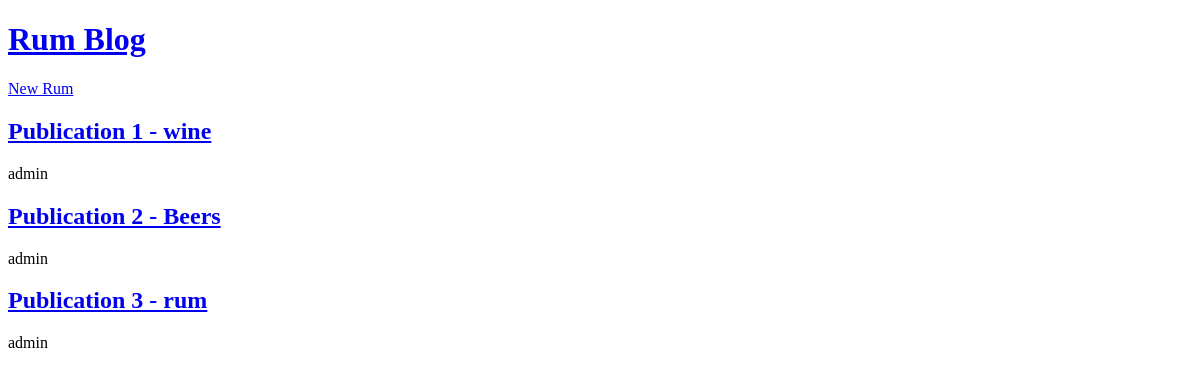
/, run on an earlier commit of the app's database.
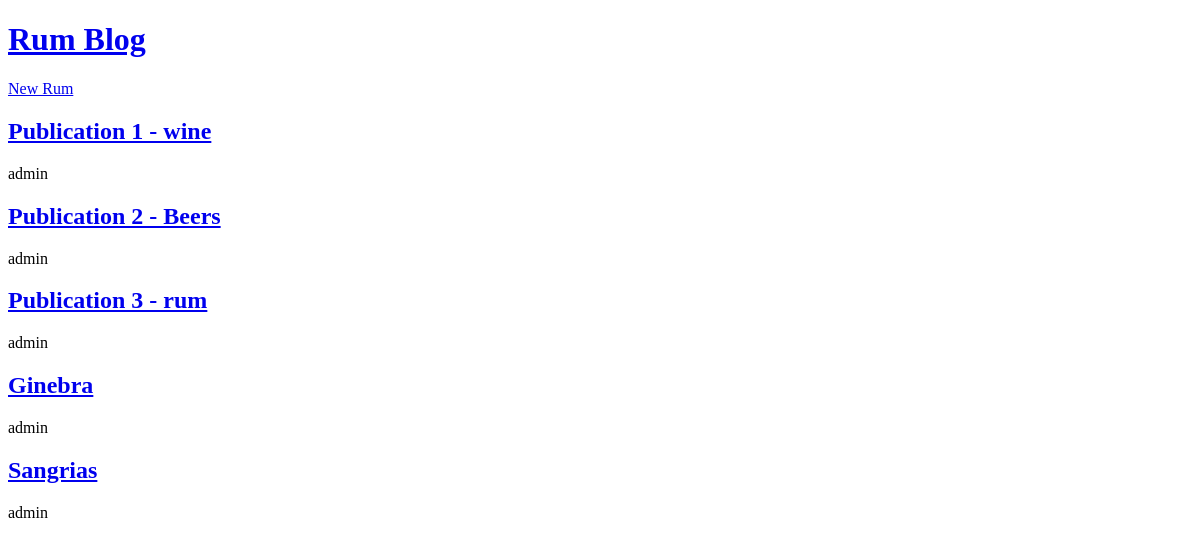
And on a later commit of the database.
### blogs/models.py (models this page shows, shortened)
class Publication(models.Model):
    title = models.CharField(max_length=200)
    author = models.ForeignKey(
        "auth.User",
        on_delete=models.CASCADE,
    )
    body = models.TextField()

### blogs/views.py (the view)
# urls.py: path("", BlogListView.as_view(), name="home"),
class BlogListView(ListView):
    model = Publication
    template_name = 'home.html'

### templates/home.html
{% extends "base.html" %}
{% block content %}
    {% for publication in publication_list %}
        <h2><a href="{% url 'post_detail' publication.pk %}">{{ publication.title }}</a></h2>
        <p>{{ publication.author }}</p>
    {% endfor %}
{% endblock content %}

### templates/base.html (shortened to what this page needs)
<!DOCTYPE html>
<html lang="en">
<head>
</head>
<body>
    <header>
        <h1><a href="{% url 'home' %}">Rum Blog</a></h1>
    </header>
    <a href="{% url 'post_new' %}">New Rum </a>
    <section>
        {% block content %}
        {% endblock content %}
    </section>
</body>
</html>

What changed in the data, as far as the page shows it:
added Publication: title "Ginebra", author "admin"
added Publication: title "Sangrias", author "admin"
